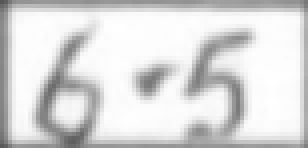
#> input picture test_data/extracted_cells/january/day_03.png, 77 x 37 px (shown 4 times larger)
$ python test_prepare_cell.py
#> lines starting #> are read from the running program, lines starting #| are printed output that depends on the picture
### preprocessing/upscale_cell.py

import cv2
import os


def upscale_cell(input_path, output_path, scale=4):
    """Upscale an extracted cell without thresholding the handwriting."""
#> called with scale = 4
    image = cv2.imread(input_path, cv2.IMREAD_GRAYSCALE)
#> image is the input picture: shape (37, 77); min 86, max 255, mean 217.5

    if image is None:
        raise FileNotFoundError(f"Could not read image: {input_path}")

    image = cv2.copyMakeBorder(
        image, 5, 5, 5, 5,
        cv2.BORDER_CONSTANT,
        value=255,
    )
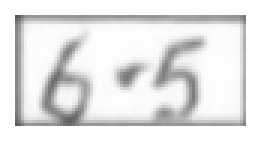
#> image: shape (47, 87) (shown 3 times larger); min 86, max 255, mean 228.8

    enlarged = cv2.resize(
        image,
        None,
        fx=scale,
        fy=scale,
        interpolation=cv2.INTER_CUBIC,
    )
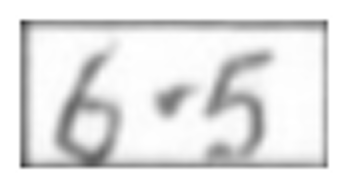
#> enlarged: shape (188, 348); min 55, max 255, mean 228.5

    os.makedirs(os.path.dirname(output_path), exist_ok=True)
    if not cv2.imwrite(output_path, enlarged):
        raise RuntimeError(f"Could not write {output_path}")

    return output_path

### test_prepare_cell.py
from preprocessing.upscale_cell import upscale_cell


input_path = "test_data/extracted_cells/january/day_03.png"

output_path = "test_data/extracted_cells/january/day_03_upscaled.png"


print("Preparing January day 03 cell...")

upscale_cell(
    input_path,
    output_path,
    scale=4
)

print("Done!")
print(f"Saved to: {output_path}")
